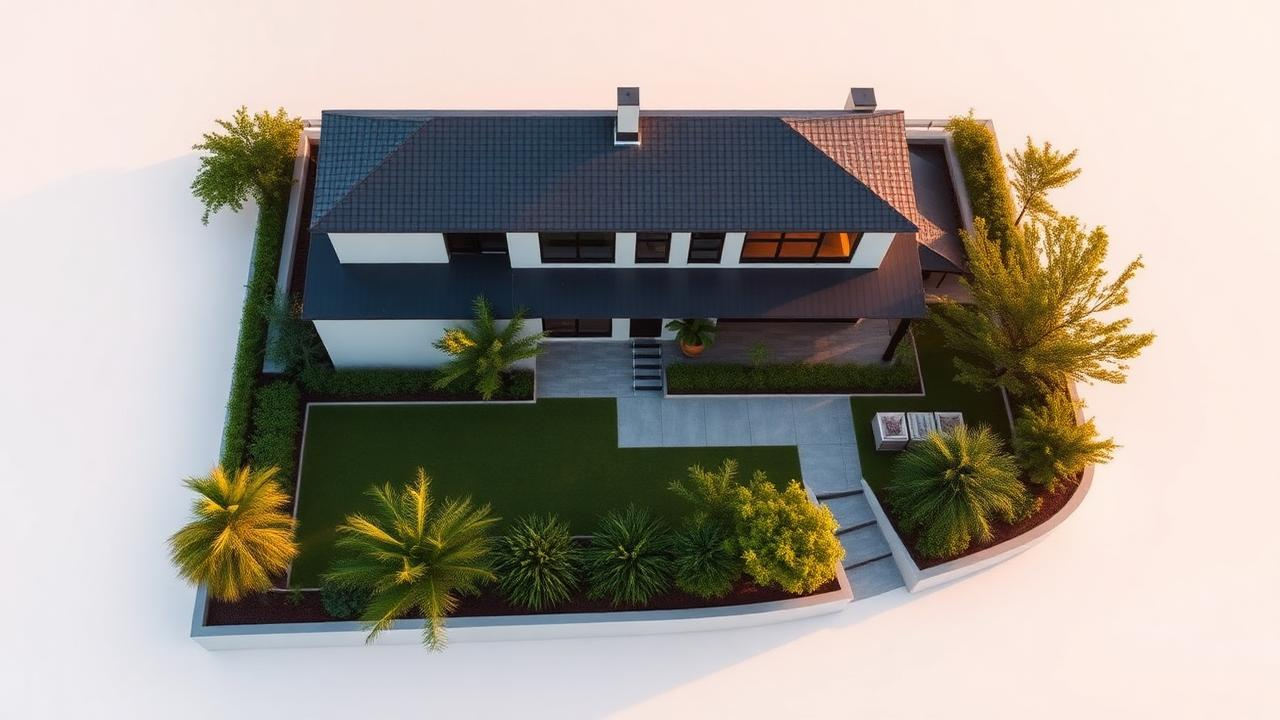
#> input picture src/assets/hero-house.jpg, 1280 x 720 px, given in place of ., which was not available; the run also reads 1 picture not shown here
$ python -i panorama.py   (imports and definitions only)   (older library calls are emulated)
#> lines starting #> are read from the running program, lines starting #| are printed output that depends on the picture; pictures that were not available may be replaced by others from this repository, and a replacement may not be noted
"""
panorama.py - Rotational 360 panorama helpers for TourGuide AI.

Primary pipeline:
  video -> extract frames -> blur/redundancy filtering -> cumulative sweep estimate
        -> cylindrical strip composition -> 2:1 normalization
        -> seam alignment + wrap blending -> full/web/preview outputs

OpenCV Stitcher is retained only as an optional fallback when strip composition
fails badly. Even fallback outputs are normalized onto a 2:1 immersive canvas.
"""

from __future__ import annotations

import subprocess
from pathlib import Path

import numpy as np
from PIL import Image, ImageFilter, ImageOps

from config import (
    BLUR_THRESHOLD,
    EXPOSURE_MEAN_MAX,
    EXPOSURE_MEAN_MIN,
    EXPOSURE_STD_MIN,
    FFMPEG_FPS,
    PANORAMA_UPLOAD_360_ASPECT_TOLERANCE,
    PANORAMA_UPLOAD_FULL_MAX_WIDTH,
    PANORAMA_UPLOAD_MIN_WIDTH,
    PANORAMA_PARTIAL_MIN_ASPECT_RATIO,
    PANORAMA_PARTIAL_ASSUMED_VFOV_DEG,
    PANORAMA_PARTIAL_DEFAULT_HFOV_DEG,
    PANORAMA_PARTIAL_EDGE_FILL_BAND_RATIO,
    PANORAMA_PARTIAL_EDGE_FILL_BLUR_RADIUS,
    PANORAMA_PARTIAL_MAX_HFOV_DEG,
    PANORAMA_PARTIAL_MIN_HORIZONTAL_FOV_DEG,
    PANORAMA_PARTIAL_MIN_WIDTH,
    PANORAMA_PARTIAL_SAFE_PITCH_MARGIN_DEG,
    PANORAMA_PARTIAL_SAFE_YAW_MARGIN_DEG,
    PANORAMA_360_FORCE_MIN_FILL_RATIO,
    PANORAMA_360_MAX_BLACK_RATIO,
    PANORAMA_360_MIN_WIDTH,
    PANORAMA_ALIGNMENT_BAND_BOTTOM_RATIO,
    PANORAMA_ALIGNMENT_BAND_TOP_RATIO,
    PANORAMA_CONFIDENCE_THRESHOLD,
    PANORAMA_EDGE_SAMPLE_WIDTH_RATIO,
    PANORAMA_FALLBACK_MAX_FRAMES,
    PANORAMA_FOREGROUND_DOWNWEIGHT_BOTTOM_RATIO,
    PANORAMA_FULL_QUALITY,
    PANORAMA_MAX_ALLOWED_BAD_SHIFT_RATIO,
    PANORAMA_MAX_BAD_SHIFT_RATIO_AFTER_CLEANUP,
    PANORAMA_MAX_EXPOSURE_CLIP_RATIO,
    PANORAMA_MAX_FRAME_COUNT_RELAXED,
    PANORAMA_MAX_FRAME_COUNT_STRICT,
    PANORAMA_MAX_SHIFT_DEVIATION_RATIO,
    PANORAMA_MIN_BLUR_SCORE,
    PANORAMA_MIN_CONTRAST_SCORE,
    PANORAMA_MAX_SELECTED_FRAMES,
    PANORAMA_MIN_PAIR_CONFIDENCE,
    PANORAMA_MIN_MONOTONICITY_SCORE,
    PANORAMA_MIN_MONOTONICITY_AFTER_CLEANUP,
    PANORAMA_MIN_SELECTED_FRAMES,
    PANORAMA_MIN_STITCH_FRAMES,
    PANORAMA_LOCAL_CONTRAST_AMOUNT,
    PANORAMA_PARTIAL_SWEEP_STRETCH_ENABLED,
    PANORAMA_PREVIEW_MAX_HEIGHT,
    PANORAMA_PREVIEW_MAX_WIDTH,
    PANORAMA_SEAM_BLEND_RATIO,
    PANORAMA_SHARPEN_AMOUNT,
    PANORAMA_STITCH_LONG_SIDE,
    PANORAMA_STRIP_BLEND_EDGE_RATIO,
    PANORAMA_STRIP_FALLBACK_FILL_RATIO,
    PANORAMA_STRIP_MIN_SHIFT_PX,
    PANORAMA_STRIP_MIN_WIDTH,
    PANORAMA_STRIP_WIDTH_RATIO_NARROW,
    PANORAMA_STRIP_WIDTH_RATIO,
    PANORAMA_TARGET_ASPECT_RATIO,
    PANORAMA_TARGET_HEIGHT,
    PANORAMA_VERTICAL_TRIM_RATIO,
    PANORAMA_WEB_MAX_WIDTH,
    PANORAMA_WEB_QUALITY,
    SIMILARITY_MAD_THRESHOLD,
)

try:
    import cv2  # type: ignore[import-not-found]
except ImportError:  # pragma: no cover - runtime dependency check
    cv2 = None


def check_panorama_dependencies() -> tuple[bool, str]:
    """Return whether panorama-processing dependencies are available."""
    if cv2 is None:
        return (
            False,
            "OpenCV is required for panorama generation. Install 'opencv-python-headless' in the backend venv.",
        )
    return True, ""


def auto_orient_panorama(image: Image.Image) -> Image.Image:
    """Apply EXIF orientation and return an RGB panorama image."""
    return ImageOps.exif_transpose(image).convert("RGB")


# [428 lines left out: functions load_panorama_image, analyze_panorama_input, classify_panorama_input, estimate_panorama_horizontal_fov, build_partial_panorama_viewer_config, _center_crop_to_aspect and 8 more, not called in this run]


def _laplacian_variance(gray_array: np.ndarray) -> float:
    """Return Laplacian variance; higher values mean sharper images."""
    if cv2 is not None:
        lap = cv2.Laplacian(gray_array, cv2.CV_32F)
    else:  # pragma: no cover - dependency is checked earlier
        lap = (
            gray_array[:-2, 1:-1]
            + gray_array[2:, 1:-1]
            + gray_array[1:-1, :-2]
            + gray_array[1:-1, 2:]
            - 4 * gray_array[1:-1, 1:-1]
        )
    return float(np.var(lap))


def _mad(fp_a: np.ndarray, fp_b: np.ndarray) -> float:
    """Return mean absolute difference between two grayscale fingerprints."""
    return float(np.mean(np.abs(fp_a - fp_b)))


# [49 lines left out: functions _compute_black_ratio, _compute_fill_ratio, run_ffmpeg_extract, not called in this run]


def score_blur(image: Image.Image | np.ndarray) -> float:
    """Return blur score for a PIL image or OpenCV array."""
    if isinstance(image, Image.Image):
        gray = np.array(image.convert("L").resize((320, 240), Image.LANCZOS), dtype=np.float32)
    else:
        if cv2 is None:  # pragma: no cover - dependency is checked earlier
            raise RuntimeError("OpenCV is required for blur scoring.")
        gray = image
        if gray.ndim == 3:
            gray = cv2.cvtColor(gray, cv2.COLOR_BGR2GRAY)
        gray = cv2.resize(gray, (320, 240), interpolation=cv2.INTER_AREA).astype(np.float32)
    return _laplacian_variance(gray)


def score_contrast(image: Image.Image | np.ndarray) -> float:
    """Return a local-contrast score that rewards spatial detail."""
    if isinstance(image, Image.Image):
        gray = np.array(image.convert("L").resize((320, 240), Image.LANCZOS), dtype=np.uint8)
    else:
        if cv2 is None:  # pragma: no cover - dependency is checked earlier
            raise RuntimeError("OpenCV is required for contrast scoring.")
        gray = image
        if gray.ndim == 3:
            gray = cv2.cvtColor(gray, cv2.COLOR_BGR2GRAY)
        gray = cv2.resize(gray, (320, 240), interpolation=cv2.INTER_AREA).astype(np.uint8)
    if cv2 is None:  # pragma: no cover - dependency is checked earlier
        return float(np.std(gray))
    blurred = cv2.GaussianBlur(gray, (0, 0), sigmaX=3.0)
    highpass = cv2.absdiff(gray, blurred)
    return float(0.65 * np.std(gray) + 1.6 * np.std(highpass))


def score_exposure(image: Image.Image | np.ndarray) -> dict:
    """Return exposure sanity metrics and a normalized score."""
    if isinstance(image, Image.Image):
        gray = np.array(image.convert("L").resize((320, 240), Image.LANCZOS), dtype=np.uint8)
    else:
        if cv2 is None:  # pragma: no cover - dependency is checked earlier
            raise RuntimeError("OpenCV is required for exposure scoring.")
        gray = image
        if gray.ndim == 3:
            gray = cv2.cvtColor(gray, cv2.COLOR_BGR2GRAY)
        gray = cv2.resize(gray, (320, 240), interpolation=cv2.INTER_AREA).astype(np.uint8)

    mean_value = float(np.mean(gray))
    std_value = float(np.std(gray))
    dark_clip = float(np.mean(gray <= 12))
    bright_clip = float(np.mean(gray >= 243))
    clip_ratio = dark_clip + bright_clip
    mean_score = 1.0 - min(1.0, abs(mean_value - 128.0) / 96.0)
    clip_score = 1.0 - min(1.0, clip_ratio / max(PANORAMA_MAX_EXPOSURE_CLIP_RATIO, 1e-6))
    spread_score = min(1.0, std_value / max(float(EXPOSURE_STD_MIN), 1.0))
    exposure_score = 100.0 * (0.45 * mean_score + 0.35 * clip_score + 0.20 * spread_score)
    return {
        "exposure_score": float(np.clip(exposure_score, 0.0, 100.0)),
        "mean": mean_value,
        "std": std_value,
        "clip_ratio": clip_ratio,
        "dark_clip_ratio": dark_clip,
        "bright_clip_ratio": bright_clip,
    }


def score_frame_quality(
    *,
    blur_score: float,
    contrast_score: float,
    exposure_score: float,
    motion_consistency_score: float = 1.0,
) -> float:
    """Combine frame metrics into a single quality score."""
    blur_component = np.clip(
        (blur_score - PANORAMA_MIN_BLUR_SCORE) / max(PANORAMA_MIN_BLUR_SCORE * 2.2, 1.0),
        0.0,
        1.0,
    )
    contrast_component = np.clip(
        (contrast_score - PANORAMA_MIN_CONTRAST_SCORE) / max(PANORAMA_MIN_CONTRAST_SCORE * 1.2, 1.0),
        0.0,
        1.0,
    )
    exposure_component = np.clip(exposure_score / 100.0, 0.0, 1.0)
    motion_component = np.clip(motion_consistency_score, 0.0, 1.0)
    return float(
        100.0
        * (
            0.44 * blur_component
            + 0.21 * contrast_component
            + 0.20 * exposure_component
            + 0.15 * motion_component
        )
    )


# [1377 lines left out: functions _motion_consistency_scores, filter_blurry_frames, _filter_similar_frames, select_panorama_frames, _normalize_image_sizes, infer_dominant_sweep_direction and 25 more, not called in this run]


def stitch_panorama(selected_frame_paths: list[Path], output_dir: Path) -> dict:
    """Build a sweep-aware immersive panorama and normalize it to a 2:1 canvas."""
#> called with selected_frame_paths = '../src/assets/hero-house.jpg', output_dir = 'out.png'
    ok, error_msg = check_panorama_dependencies()
    if not ok:
        raise RuntimeError(error_msg)
    if len(selected_frame_paths) < PANORAMA_MIN_STITCH_FRAMES:
        raise RuntimeError("Too few selected frames to compose a panorama.")
    if cv2 is None:  # pragma: no cover - dependency is checked earlier
        raise RuntimeError("OpenCV is required for panorama generation.")

    images: list[np.ndarray] = []
    frame_quality_scores: list[float] = []
    for frame_path in selected_frame_paths:
        image = cv2.imread(str(frame_path))
#> image is the input picture: shape (720, 1280, 3); mean B, G, R 146.5, 155.3, 161.4
        if image is None:
            raise RuntimeError(f"Failed to read selected frame '{frame_path.name}' for panorama generation.")
        images.append(image)
        blur_score = score_blur(image)
#> in score_blur, `gray = cv2.cvtColor(gray, cv2.COLOR_BGR2GRAY)`:
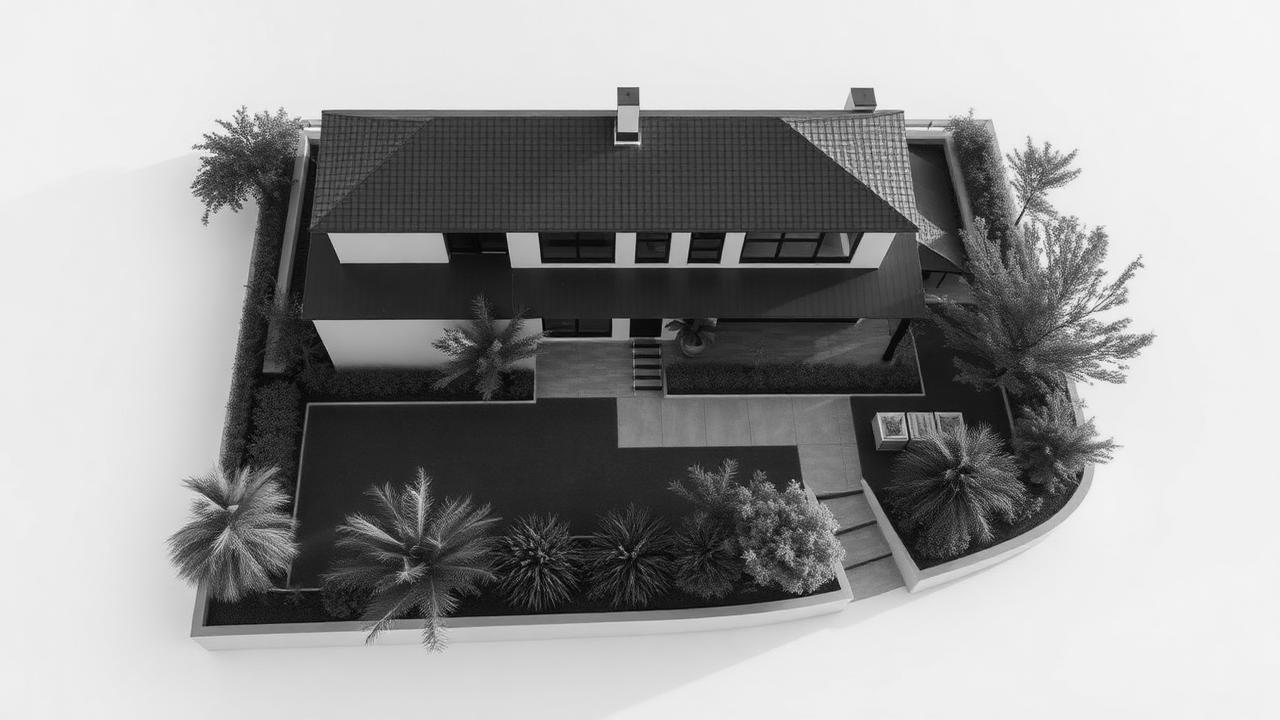
#> gray: shape (720, 1280); min 0, max 253, mean 156.1
#> in score_blur, `gray = cv2.resize(gray, (320, 240), interpolation=cv2.INTER_AREA).asty..`:
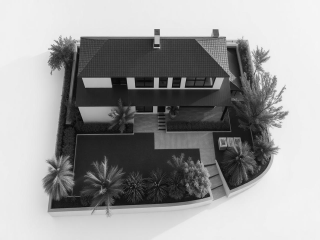
#> gray: shape (240, 320) float32; min 7, max 246, mean 156.1
#> in _laplacian_variance, `lap = cv2.Laplacian(gray_array, cv2.CV_32F)`:
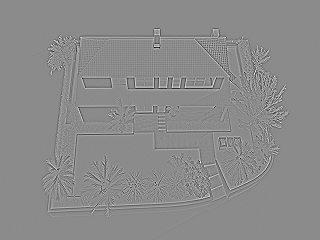
#> lap: shape (240, 320) float32; min -319, max 266, mean 0; drawn with min black and max white
#> blur_score = 803.8
        contrast_score = score_contrast(image)
#> in score_contrast, `blurred = cv2.GaussianBlur(gray, (0, 0), sigmaX=3.0)`:
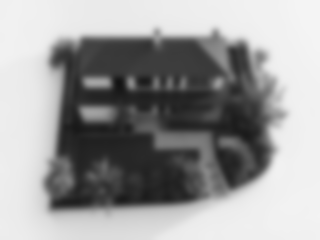
#> blurred: shape (240, 320); min 18, max 244, mean 156.1
#> in score_contrast, `highpass = cv2.absdiff(gray, blurred)`:
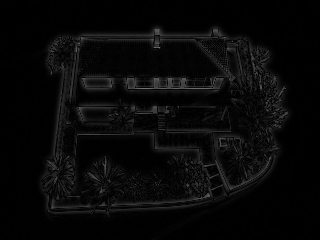
#> highpass: shape (240, 320); min 0, max 122, mean 8.1
#> contrast_score = 77.53
        exposure = score_exposure(image)
#> in score_exposure, `mean_value = float(np.mean(gray))`: mean_value = 156.1
#> in score_exposure, `std_value = float(np.std(gray))`: std_value = 86.84
#> in score_exposure, `dark_clip = float(np.mean(gray <= 12))`: dark_clip = 0.00137
#> in score_exposure, `bright_clip = float(np.mean(gray >= 243))`: bright_clip = 0.0203
#> in score_exposure, `clip_ratio = dark_clip + bright_clip`: clip_ratio = 0.0216
#> in score_exposure, `mean_score = 1.0 - min(1.0, abs(mean_value - 128.0) / 96.0)`: mean_score = 0.707
#> in score_exposure, `clip_score = 1.0 - min(1.0, clip_ratio / max(PANORAMA_MAX_EXPOSURE_CLI..`: clip_score = 0.902
#> in score_exposure, `spread_score = min(1.0, std_value / max(float(EXPOSURE_STD_MIN), 1.0))`: spread_score = 1
#> in score_exposure, `exposure_score = 100.0 * (0.45 * mean_score + 0.35 * clip_score + 0.20..`: exposure_score = 83.37
#> exposure = {'exposure_score': 83.37, 'mean': 156.1, 'std': 86.84, 'clip_ratio': 0.0216, 'dark_clip_ratio': 0.00137, 'bright_clip_ratio': 0.0203}
        frame_quality_scores.append(
            score_frame_quality(
                blur_score=blur_score,
                contrast_score=contrast_score,
                exposure_score=exposure["exposure_score"],
                motion_consistency_score=1.0,
            )
        )
#> in score_frame_quality, `blur_component = np.clip( (blur_score - PANORAMA_MIN_BLUR_SCORE) / max..`: blur_component = 1

    initial_frame_count = len(images)
    raw_sweep_meta = estimate_cumulative_sweep(images)
    print(
        "Sweep diagnostics: "
        f"pair_shifts={raw_sweep_meta['pair_shifts_px']}, "
        f"effective_shifts={raw_sweep_meta['effective_pair_shifts_px']}, "
        f"total_sweep={raw_sweep_meta['total_sweep_px']:.2f}px, "
        f"median_shift={raw_sweep_meta['median_shift_px']:.2f}px, "
        f"monotonicity={raw_sweep_meta['monotonicity_score']:.3f}, "
        f"bad_shift_ratio={raw_sweep_meta['bad_shift_ratio']:.3f}"
    )

    cleaned_images, cleaned_quality_scores, motion_meta = filter_motion_inconsistent_frames(
        images,
        frame_quality_scores,
        raw_sweep_meta,
    )
    if (
        len(cleaned_images) >= PANORAMA_MIN_STITCH_FRAMES
        and int(motion_meta.get("accepted_pair_count", 0)) >= max(1, PANORAMA_MIN_STITCH_FRAMES - 1)
    ):
        images = cleaned_images
        frame_quality_scores = cleaned_quality_scores
        print(
            "Motion cleanup: "
            f"initial_pairs={len(raw_sweep_meta.get('pair_shifts_px', []))}, "
            f"accepted_pairs={motion_meta.get('accepted_pair_count', 0)}, "
            f"rejected_pairs={motion_meta.get('rejected_pair_count', 0)}, "
            f"dominant_direction={motion_meta.get('dominant_direction')}, "
            f"cleaned_monotonicity={motion_meta.get('cleaned_monotonicity_score', 0.0):.3f}"
        )
    else:
        motion_meta = {
            **raw_sweep_meta,
            "accepted_pair_count": 0,
            "rejected_pair_count": len(raw_sweep_meta.get("pair_shifts_px", [])),
            "cleaned_pair_shifts": [],
            "cleaned_cumulative_offsets": [0.0],
            "cleaned_monotonicity_score": 0.0,
            "cleaned_bad_shift_ratio": 1.0,
            "dominant_direction": raw_sweep_meta.get("dominant_direction"),
        }

    if len(images) > PANORAMA_MAX_FRAME_COUNT_STRICT:
        downselected_images, downselected_quality_scores, downselected_meta = downselect_panorama_frames(
            images,
            frame_quality_scores,
            motion_meta,
        )
        if len(downselected_images) >= PANORAMA_MIN_STITCH_FRAMES:
            print(
                f"Downselection: usable={len(images)} -> selected={len(downselected_images)}"
            )
            refreshed_motion_images, refreshed_motion_scores, refreshed_motion_meta = filter_motion_inconsistent_frames(
                downselected_images,
                downselected_quality_scores,
                downselected_meta,
            )
            if (
                len(refreshed_motion_images) >= PANORAMA_MIN_STITCH_FRAMES
                and int(refreshed_motion_meta.get("accepted_pair_count", 0)) >= max(1, PANORAMA_MIN_STITCH_FRAMES - 1)
            ):
                images = refreshed_motion_images
                frame_quality_scores = refreshed_motion_scores
                motion_meta = refreshed_motion_meta

    sweep_meta = estimate_cumulative_sweep(images)
    if motion_meta.get("cleaned_pair_shifts"):
        sweep_meta.update(motion_meta)
    else:
        sweep_meta.setdefault("cleaned_pair_shifts", [])
        sweep_meta.setdefault("cleaned_cumulative_offsets", [0.0])
        sweep_meta.setdefault("cleaned_monotonicity_score", 0.0)
        sweep_meta.setdefault("cleaned_bad_shift_ratio", 1.0)
        sweep_meta.setdefault("accepted_pair_count", 0)
        sweep_meta.setdefault("rejected_pair_count", len(sweep_meta.get("pair_shifts_px", [])))
        sweep_meta.setdefault("pair_acceptance_flags", [])

    quality_score_stats = {
        "min": round(min(frame_quality_scores), 2) if frame_quality_scores else 0.0,
        "mean": round(float(np.mean(frame_quality_scores)), 2) if frame_quality_scores else 0.0,
        "max": round(max(frame_quality_scores), 2) if frame_quality_scores else 0.0,
    }

    primary_error: Exception | None = None
    composition_meta: dict = {
        "composition_method": "cylindrical_strip_sweep",
        "attempt_number": 1,
        "fallback_used": False,
        "used_frame_count": len(images),
        "initial_frame_count": initial_frame_count,
        "final_frame_count_used": len(images),
        "quality_score_stats": quality_score_stats,
    }

    try:
        cylindrical_pano, strip_meta = compose_cylindrical_panorama(
            images,
            sweep_meta,
            frame_quality_scores=frame_quality_scores,
        )
        composition_meta.update(strip_meta)
        if float(strip_meta.get("filled_coverage_ratio", 0.0)) < PANORAMA_STRIP_FALLBACK_FILL_RATIO:
            raise RuntimeError("Strip composition coverage was too low before 360 normalization.")
    except Exception as exc:
        primary_error = exc
        print(f"Primary cylindrical strip composition failed: {exc}")
        cylindrical_pano, fallback_meta = _stitch_with_opencv(selected_frame_paths)
        composition_meta.update(fallback_meta)

    normalized_pano, normalization_meta = normalize_rotational_panorama_to_360(
        cylindrical_pano,
        sweep_meta,
    )
    enhanced_pano, clarity_meta = enhance_panorama_clarity(normalized_pano)
    seam_pano, seam_meta = align_and_blend_panorama_seam(enhanced_pano)

    fill_ratio = _compute_fill_ratio(seam_pano)
    black_ratio = _compute_black_ratio(seam_pano)
    final_meta = {
        **composition_meta,
        **sweep_meta,
        **normalization_meta,
        **clarity_meta,
        **seam_meta,
        "fill_ratio": round(fill_ratio, 4),
        "black_ratio": round(black_ratio, 4),
    }

    print(
        "360 normalization diagnostics: "
        f"pre={normalization_meta['pre_normalization_resolution'][0]}x{normalization_meta['pre_normalization_resolution'][1]}, "
        f"post={normalization_meta['post_normalization_resolution'][0]}x{normalization_meta['post_normalization_resolution'][1]}, "
        f"seam_blend={seam_meta['seam_blend_width_px']}px, "
        f"seam_quality={seam_meta['seam_quality_score']:.3f}, "
        f"fill={fill_ratio:.3f}, black={black_ratio:.3f}"
    )

    outputs = _save_panorama_outputs(seam_pano, output_dir, final_meta)
    outputs.update(final_meta)
    outputs["stitch_success"] = True
    if primary_error is not None:
        outputs["primary_error"] = str(primary_error)
    print(
        f"Final classification: {outputs['viewer_type']} "
        f"({outputs.get('classification_reason', 'no classification reason available')})"
    )
    return outputs

#> (the run stopped early here; a loop or call above may not have finished)
